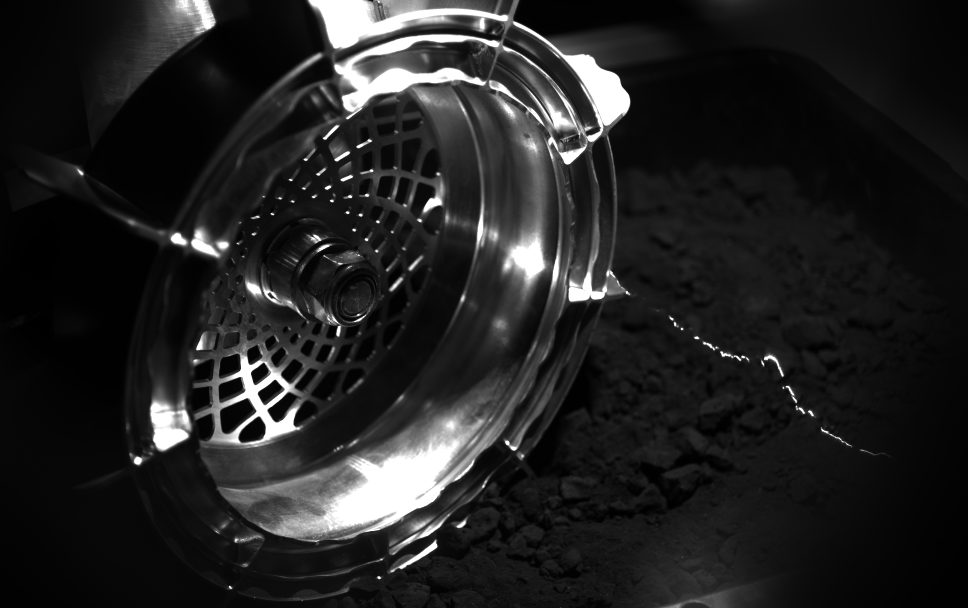
#> input picture images/SNR image bank/JAXA/JAXA_10s.tiff, 1936 x 1216 px (shown at 1/2 size); its folder holds 4 pictures in this run
$ python compute_saturation.py
#> lines starting #> are read from the running program, lines starting #| are printed output that depends on the picture; after the words box and inside, x2 and y2 are one past the last pixel; in counts of white or black regions, pixels touching at a corner belong together
import numpy as np
import os
import matplotlib.pyplot as plt
from imageio import imread


def percentage_saturated_pixels(image: np.ndarray) -> float:
    """
    Computes the percentage of saturated pixels in an image.
    Saturated = pixel value == max possible value for the dtype.
    """
    # Handle multi-channel images (RGB) by checking per pixel
    if image.ndim == 3:
        # A pixel is considered saturated if ANY channel is saturated
        max_val = np.iinfo(image.dtype).max
        saturated = np.any(image == max_val, axis=-1)
    else:
        max_val = np.iinfo(image.dtype).max
        saturated = image == max_val

    return 100.0 * np.count_nonzero(saturated) / saturated.size


if __name__ == "__main__":
    list_images = []
    folder_path = "images/SNR image bank/JAXA"

    for filename in os.listdir(folder_path):
        if filename.lower().endswith((".tiff", ".png")):
            image_path = os.path.join(folder_path, filename)
            list_images.append(image_path)
#> pass 2 of the loop `for filename in os.listdir(folder_path):`:
#> pass 3 of the loop `for filename in os.listdir(folder_path):`:
#> the loop made 4 passes; the first 3 are shown

    list_images.sort()  # keeps plot ordering consistent

    saturated_percentages = []

    for image_path in list_images:
        img = imread(image_path)
#> img is the input picture: shape (1216, 1936); min 0, max 255, mean 34.2
        pct_sat = percentage_saturated_pixels(img)
#> in percentage_saturated_pixels, `saturated = image == max_val`:
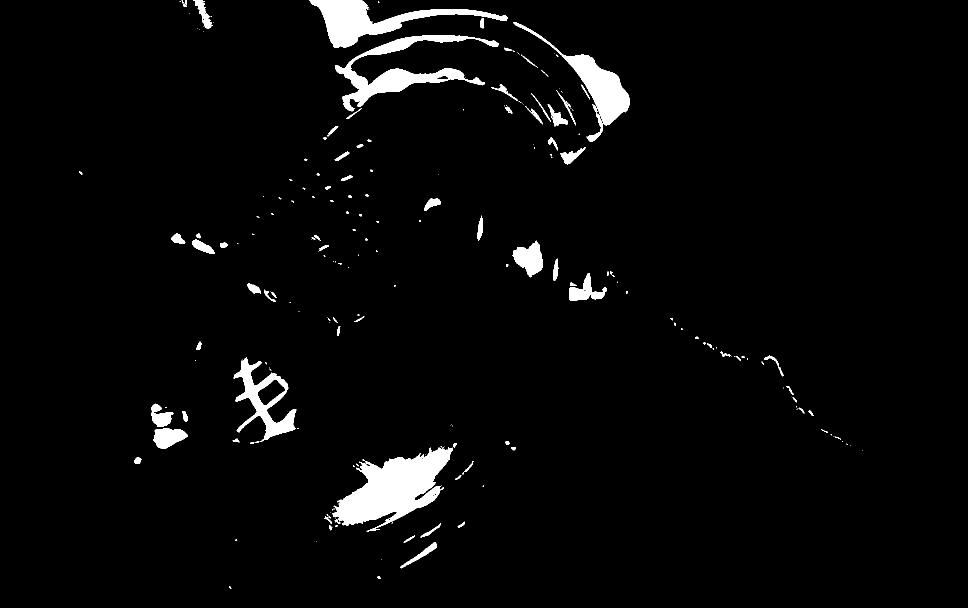
#> saturated: shape (1216, 1936) bool (shown at 1/2 size); 3.3% white; 218 white regions (130 under 20 px), largest, box (x1, y1, x2, y2) and area: (664, 893, 906, 1063) 19783, (619, 0, 1015, 96) 11665, (670, 70, 998, 223) 11498
#> pct_sat = 3.29
        saturated_percentages.append(pct_sat)

        print(f"{os.path.basename(image_path)}: {pct_sat:.3f}% saturated")
#| JAXA_10s.tiff: 3.289% saturated
#> pass 2 of the loop `for image_path in list_images:`:
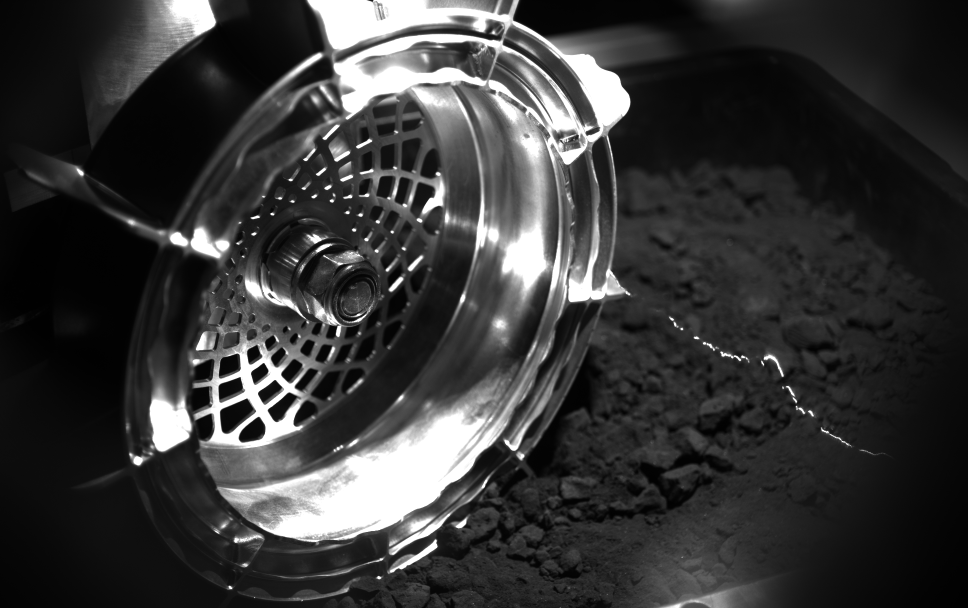
#> input picture images/SNR image bank/JAXA/JAXA_20s.tiff, 1936 x 1216 px (shown at 1/2 size)
#> img is the input picture: shape (1216, 1936); min 0, max 255, mean 54.7
#> in percentage_saturated_pixels (call 2), `saturated = image == max_val`:
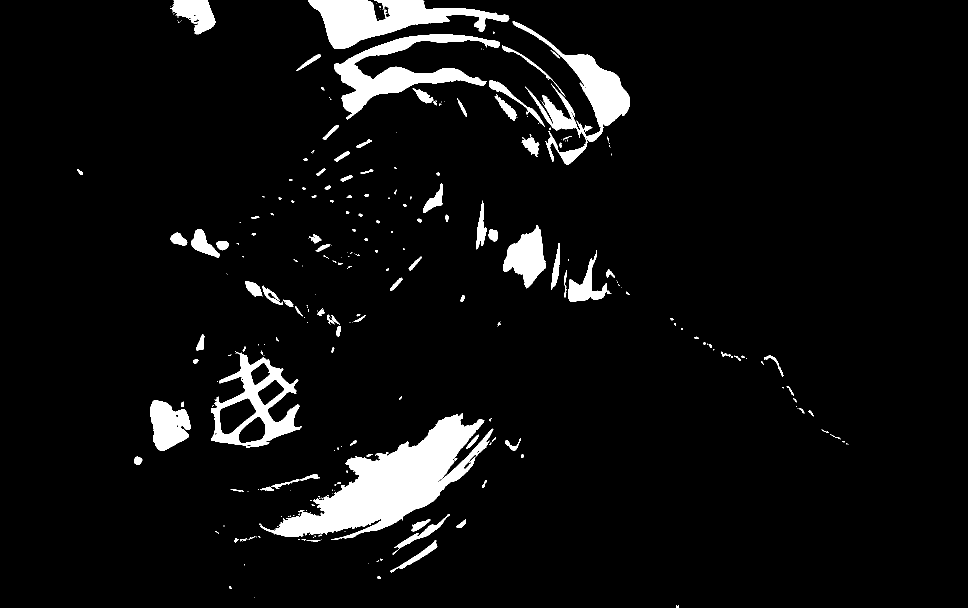
#> saturated: shape (1216, 1936) bool (shown at 1/2 size); 5.9% white; 293 white regions (171 under 20 px), largest, box (x1, y1, x2, y2) and area: (519, 827, 987, 1080) 40632, (616, 0, 1019, 98) 17543, (668, 69, 1000, 239) 15523
#> pct_sat = 5.92
#| JAXA_20s.tiff: 5.920% saturated
#> pass 3 of the loop `for image_path in list_images:`:
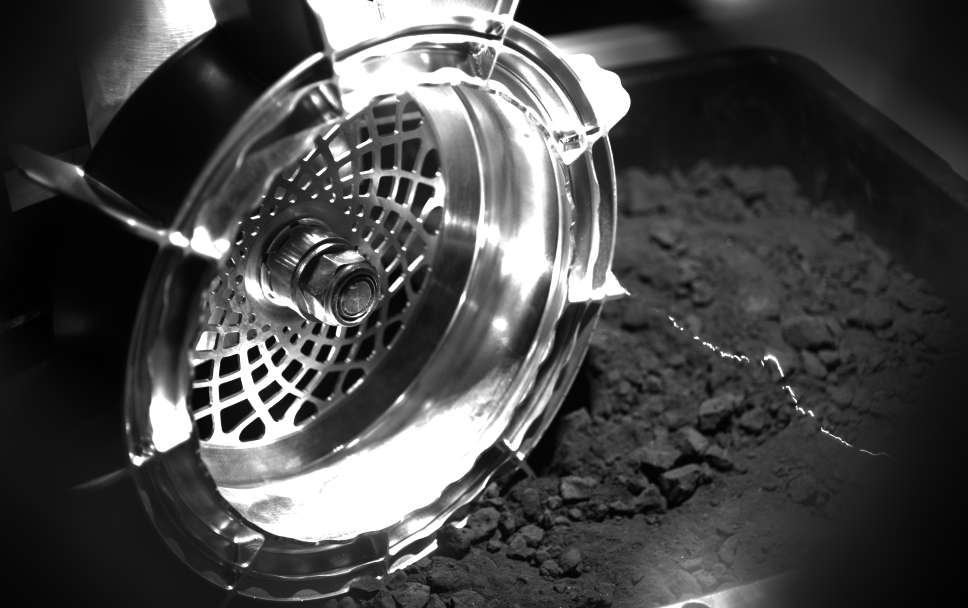
#> input picture images/SNR image bank/JAXA/JAXA_30s.tiff, 1936 x 1216 px (shown at 1/2 size)
#> img is the input picture: shape (1216, 1936); min 1, max 255, mean 71.5
#> in percentage_saturated_pixels (call 3), `saturated = image == max_val`:
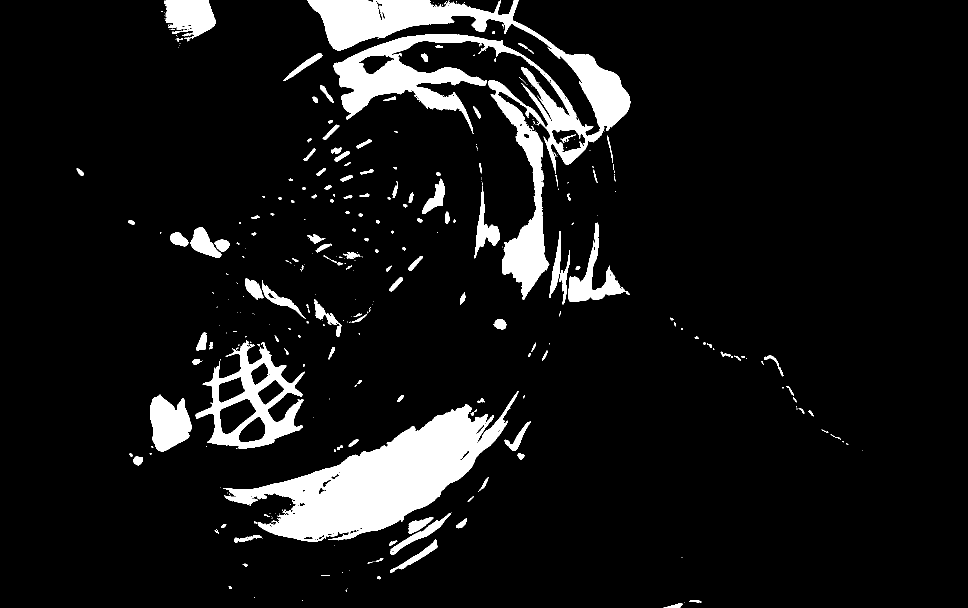
#> saturated: shape (1216, 1936) bool (shown at 1/2 size); 8.6% white; 344 white regions (203 under 20 px), largest, box (x1, y1, x2, y2) and area: (615, 0, 1261, 599) 79243, (446, 782, 1037, 1084) 62179, (391, 681, 610, 897) 15933
#> pct_sat = 8.64
#| JAXA_30s.tiff: 8.636% saturated
#> the loop made 4 passes; the first 3 are shown

    # Plot results
    plt.figure(figsize=(10, 5))
    plt.plot(range(len(saturated_percentages)),
             saturated_percentages,
             marker="o")
    plt.plot(2,
         saturated_percentages[2],
         marker="o",
         color="red")
    plt.xlabel("Image index")
    plt.ylabel("Percentage of saturated pixels (%)")
    plt.title("Saturated Pixel Percentage per Image")
    plt.grid(True)
    plt.tight_layout()
    plt.show()
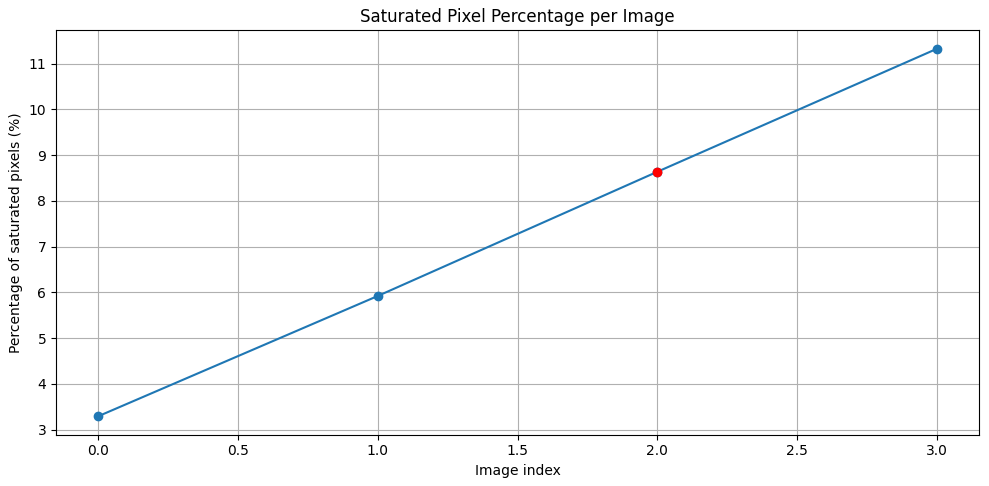
#> figure drawn by matplotlib, 1 panel
